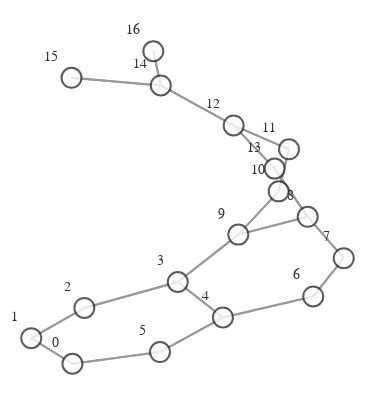

Notebook cell for this chart:
### Markdown cell above
# VISUALIZATION

### Code cell
def create_graph(graph):
    g = to_networkx(graph)
    pos = nx.spring_layout(g)
    vis = GraphVisualization(
        g,
        pos,
        node_text_position="top left",
        node_size=20,
    )
    fig = vis.create_figure()
    return fig


fig = create_graph(dataset[0])
fig.show()

### Figure 1 — Plotly figure (JSON) as saved in the notebook; plotly's stock layout.template omitted (floating-point values rounded to 4 significant figures)
{"data": [{"hoverinfo": "none", "line": {"color": "#808080", "width": 2}, "mode": "lines", "opacity": 0.8, "type": "scatter", "x": [-0.2744, -0.3625, null, -0.2744, -0.08723, null, -0.3625, -0.2744, null, -0.3625, -0.249, null, -0.249, -0.3625, null, -0.249, -0.04922, null, -0.04922, -0.249, null, -0.04922, 0.04732, null, -0.04922, 0.08026, null, 0.04732, -0.04922, null, 0.04732, -0.08723, null, 0.04732, 0.2405, null, -0.08723, -0.2744, null, -0.08723, 0.04732, null, 0.2405, 0.04732, null, 0.2405, 0.3058, null, 0.3058, 0.2405, null, 0.3058, 0.2287, null, 0.2287, 0.3058, null, 0.2287, 0.08026, null, 0.2287, 0.1579, null, 0.08026, -0.04922, null, 0.08026, 0.2287, null, 0.08026, 0.1665, null, 0.1665, 0.08026, null, 0.1665, 0.1887, null, 0.1887, 0.1665, null, 0.1887, 0.07028, null, 0.07028, 0.1887, null, 0.07028, 0.1579, null, 0.07028, -0.0855, null, 0.1579, 0.2287, null, 0.1579, 0.07028, null, -0.0855, 0.07028, null, -0.0855, -0.2764, null, -0.0855, -0.1015, null, -0.2764, -0.0855, null, -0.1015, -0.0855, null], "y": [-0.8037, -0.6559, null, -0.8037, -0.7363, null, -0.6559, -0.8037, null, -0.6559, -0.4814, null, -0.4814, -0.6559, null, -0.4814, -0.3319, null, -0.3319, -0.4814, null, -0.3319, -0.5366, null, -0.3319, -0.05824, null, -0.5366, -0.3319, null, -0.5366, -0.7363, null, -0.5366, -0.4151, null, -0.7363, -0.8037, null, -0.7363, -0.5366, null, -0.4151, -0.5366, null, -0.4151, -0.1943, null, -0.1943, -0.4151, null, -0.1943, 0.04438, null, 0.04438, -0.1943, null, 0.04438, -0.05824, null, 0.04438, 0.3225, null, -0.05824, -0.3319, null, -0.05824, 0.04438, null, -0.05824, 0.1914, null, 0.1914, -0.05824, null, 0.1914, 0.4339, null, 0.4339, 0.1914, null, 0.4339, 0.5719, null, 0.5719, 0.4339, null, 0.5719, 0.3225, null, 0.5719, 0.8026, null, 0.3225, 0.04438, null, 0.3225, 0.5719, null, 0.8026, 0.5719, null, 0.8026, 0.8467, null, 0.8026, 1, null, 0.8467, 0.8026, null, 1, 0.8026, null]}, {"hoverinfo": "text", "marker": {"color": "#fcfcfc", "colorbar": {"thickness": 15, "title": {"side": "right", "text": ""}, "xanchor": "left"}, "colorscale": [[0, "rgb(255,255,217)"], [0.125, "rgb(237,248,177)"], [0.25, "rgb(199,233,180)"], [0.375, "rgb(127,205,187)"], [0.5, "rgb(65,182,196)"], [0.625, "rgb(29,145,192)"], [0.75, "rgb(34,94,168)"], [0.875, "rgb(37,52,148)"], [1, "rgb(8,29,88)"]], "line": {"color": "#333333", "width": 2}, "reversescale": false, "showscale": false, "size": 20}, "mode": "markers+text", "opacity": 0.8, "text": ["0", "1", "2", "3", "4", "5", "6", "7", "8", "9", "10", "11", "12", "13", "14", "15", "16"], "textfont": {"color": "#000000", "family": "Arial", "size": 14}, "textposition": "top left", "type": "scatter", "x": [-0.2744, -0.3625, -0.249, -0.04922, 0.04732, -0.08723, 0.2405, 0.3058, 0.2287, 0.08026, 0.1665, 0.1887, 0.07028, 0.1579, -0.0855, -0.2764, -0.1015], "y": [-0.8037, -0.6559, -0.4814, -0.3319, -0.5366, -0.7363, -0.4151, -0.1943, 0.04438, -0.05824, 0.1914, 0.4339, 0.5719, 0.3225, 0.8026, 0.8467, 1]}], "layout": {"autosize": false, "height": 400, "hovermode": "closest", "margin": {"b": 5, "l": 0, "r": 0, "t": 20}, "paper_bgcolor": "rgba(255,255,255,255)", "plot_bgcolor": "rgba(0,0,0,0)", "scene": {"xaxis": {"autorange": true, "showgrid": false, "showline": false, "showticklabels": false, "ticks": "", "visible": false, "zeroline": false}, "yaxis": {"autorange": true, "showgrid": false, "showline": false, "showticklabels": false, "ticks": "", "visible": false, "zeroline": false}, "zaxis": {"autorange": true, "showgrid": false, "showline": false, "showticklabels": false, "ticks": "", "visible": false, "zeroline": false}}, "showlegend": false, "title": {"font": {"size": 16}, "text": ""}, "width": 375, "xaxis": {"autorange": true, "showgrid": false, "showline": false, "showticklabels": false, "ticks": "", "visible": false, "zeroline": false}, "yaxis": {"autorange": true, "showgrid": false, "showline": false, "showticklabels": false, "ticks": "", "visible": false, "zeroline": false}}}
